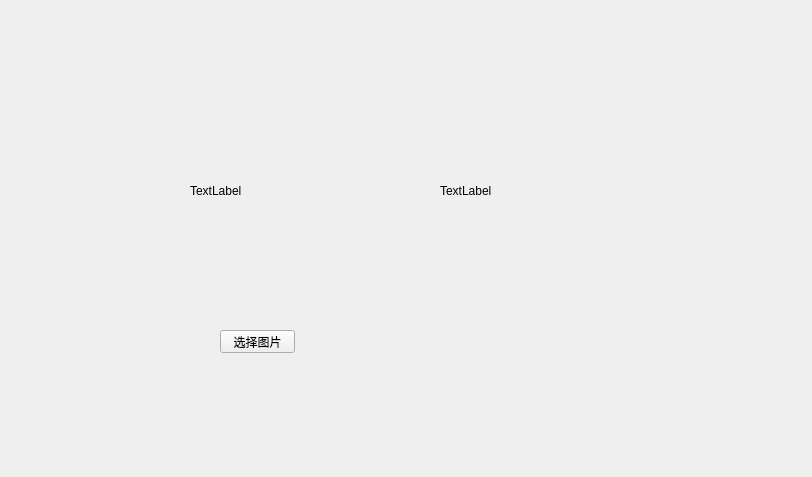
<?xml version="1.0" encoding="UTF-8"?>
<ui version="4.0">
 <class>Form</class>
 <widget class="QWidget" name="Form">
  <property name="geometry">
   <rect>
    <x>0</x>
    <y>0</y>
    <width>812</width>
    <height>477</height>
   </rect>
  </property>
  <property name="windowTitle">
   <string>Form</string>
  </property>
  <widget class="QWidget" name="verticalLayoutWidget">
   <property name="geometry">
    <rect>
     <x>190</x>
     <y>100</y>
     <width>181</width>
     <height>181</height>
    </rect>
   </property>
   <layout class="QVBoxLayout" name="pictureshow">
    <item>
     <widget class="QLabel" name="label">
      <property name="text">
       <string>TextLabel</string>
      </property>
     </widget>
    </item>
   </layout>
  </widget>
  <widget class="QPushButton" name="choosepicture">
   <property name="geometry">
    <rect>
     <x>220</x>
     <y>330</y>
     <width>75</width>
     <height>23</height>
    </rect>
   </property>
   <property name="text">
    <string>选择图片</string>
   </property>
  </widget>
  <widget class="QWidget" name="horizontalLayoutWidget">
   <property name="geometry">
    <rect>
     <x>440</x>
     <y>100</y>
     <width>171</width>
     <height>181</height>
    </rect>
   </property>
   <layout class="QHBoxLayout" name="horizontalLayout">
    <item>
     <widget class="QLabel" name="label_2">
      <property name="text">
       <string>TextLabel</string>
      </property>
     </widget>
    </item>
   </layout>
  </widget>
 </widget>
 <resources/>
 <connections>
  <connection>
   <sender>choosepicture</sender>
   <signal>clicked()</signal>
   <receiver>Form</receiver>
   <slot>openimage()</slot>
   <hints>
    <hint type="sourcelabel">
     <x>244</x>
     <y>347</y>
    </hint>
    <hint type="destinationlabel">
     <x>244</x>
     <y>359</y>
    </hint>
   </hints>
  </connection>
 </connections>
 <slots>
  <slot>openimage()</slot>
 </slots>
</ui>
